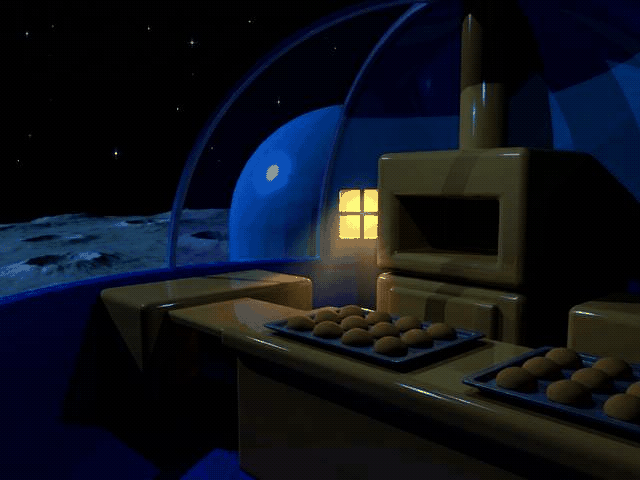
#> input picture assets/unlocked/bg/bakery_nat.png, 640 x 480 px
$ python -i pallock.py   (imports and definitions only)
#> lines starting #> are read from the running program, lines starting #| are printed output that depends on the picture
# tools/art/pallock.py — WP1 palette-lås (c8, 10-11-2026). QC-POLISH-PLAN §2 WP1 / QUALITY-PLAN §3 gate A3 (≤256 farver pr. frame).
#
# Én masterpalette pr. fase (dag / nat): 255 farver + ét transparent indeks (255). Alt spillet tegner fra assets/ i hub og
# opgavescener remappes til den, så en frame holder sig ≤256 farver uden runtime-kvantisering (council afviste runtime).
#   Dag : assets/bg/<navn>.png + assets/sprites/{aliens,helper,helper_chair,bld_*}.png + faste UI-farver (knapper, tekst, flag).
#   Nat : assets/bg/<navn>_nat.png BAGES her fra dag-bg'en med nat-LUT'en (samme formel som nightlut.py: lys 50 %, mætning 50 %,
#         kold drejning) og remappes sammen med assets/sprites/*_nat.png til nat-paletten. Dermed forsvinder darken()-fallbacken
#         (rgba + saturation-composite) og bg-404'erne for *_nat.png.
# Kør EFTER bld.py / aliens.py / helper.py / chair.py / nightlut.py — de skriver friske (ulåste) sprites; dette script låser dem.
# Paletterne gemmes som 16×16-swatches i assets/pal/{dag,nat}.png (dokumentation + ?dev&pal-overlay hvis det nogensinde bygges).
# Ulåste kilder gemmes i assets/unlocked/ (committes). Låste filer bærer PNG-tEXt pallock=1, så scriptet kan køres igen uden drift.
# Brug: ~/Documents/tools/pyimg/bin/python -I tools/art/pallock.py [--dry]      (Pillow; køres fra repo-roden)
import sys, os, glob, shutil
from PIL import Image, ImageEnhance, PngImagePlugin
UNL = 'assets/unlocked'  # ulåste kilder; en låst fil bærer tEXt-chunken pallock=1 og læses aldrig som kilde igen (idempotent)

# [6 lines left out: function source, not called in this run]

DRY = '--dry' in sys.argv
BG_DIR, SPR_DIR, PAL_DIR = 'assets/bg', 'assets/sprites', 'assets/pal'
T = 255  # transparent index
# Faste UI-farver (style.css, hub.js, scene.js, fx.js, dialog.js) — skal ligge i paletten, ellers bliver krom/tekst off-palette.
UI = ['#000000', '#ffffff', '#404040', '#808080', '#f4f1ea', '#5e5a52', '#111111', '#0a246a', '#1b4fb0', '#ffd34a', '#ffd800',
      '#d4d0c8', '#dfe1ea', '#e8e4d8', '#c9c3b3', '#333333', '#2a2d3a', '#2c2f3a', '#3a3d4a', '#ffe9a0', '#ffd21f', '#d02020', '#ffbf2f', '#5a4610', '#2a2824', '#9aa0b4', '#6b7088', '#5a5d6a', '#15171f', '#8d93a8', '#3b4a7a', '#ffd58a', '#6a5a28', '#c9a516', '#e8e4d8']
UI = [tuple(int(h[i:i + 2], 16) for i in (1, 3, 5)) for h in UI]

def nightlut(rgb):
    rgb = ImageEnhance.Color(rgb).enhance(0.5); rgb = ImageEnhance.Brightness(rgb).enhance(0.5)
    r, g, b = rgb.split(); b = b.point(lambda v: min(255, int(v * 1.06 + 6))); r = r.point(lambda v: int(v * 0.96))
    return Image.merge('RGB', (r, g, b))

# [45 lines left out: functions opaque_strip, build_palette, remap, save, not called in this run]

def ncolors(path):
    im = Image.open(path).convert('RGBA'); return len({p for p in im.getdata() if p[3] > 0})

bgs = sorted(p for p in glob.glob(f'{BG_DIR}/*.png') if not p.endswith('_nat.png'))
sprs = sorted(p for p in glob.glob(f'{SPR_DIR}/*.png') if not p.endswith('_nat.png'))
sprs_nat = sorted(glob.glob(f'{SPR_DIR}/*_nat.png'))
# [30 lines not run here, left out]

>>> import cv2
>>> picture = cv2.imread('../../assets/unlocked/bg/bakery_nat.png', cv2.IMREAD_GRAYSCALE)
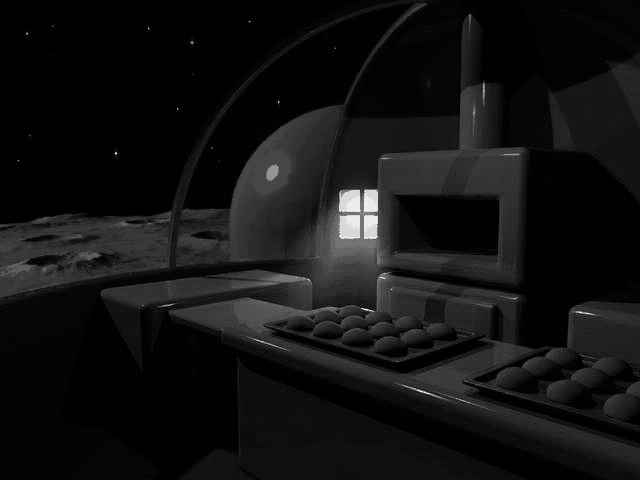
#> picture: shape (480, 640); min 0, max 236, mean 18.2
#> (the run stopped early here; a loop or call above may not have finished)

$ run again, on assets/unlocked/bg/light_nat.png
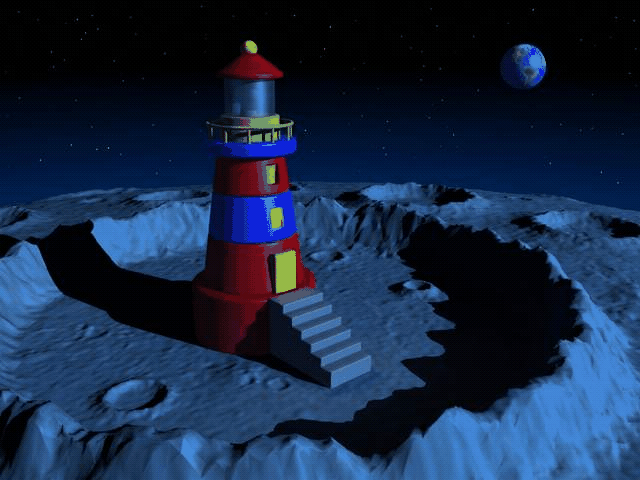
#> input picture assets/unlocked/bg/light_nat.png, 640 x 480 px
#> `picture = cv2.imread('../../assets/unlocked/bg/bakery_nat.png', cv2.IM..`:
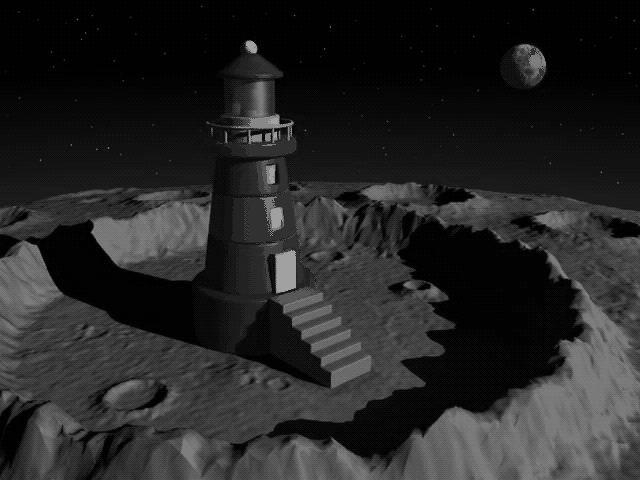
#> picture: shape (480, 640); min 0, max 161, mean 37.6

$ run again, on assets/unlocked/bg/quarry_nat.png
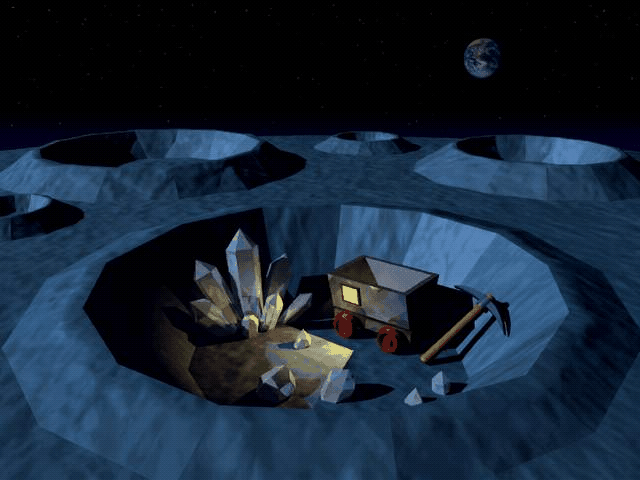
#> input picture assets/unlocked/bg/quarry_nat.png, 640 x 480 px
#> `picture = cv2.imread('../../assets/unlocked/bg/bakery_nat.png', cv2.IM..`:
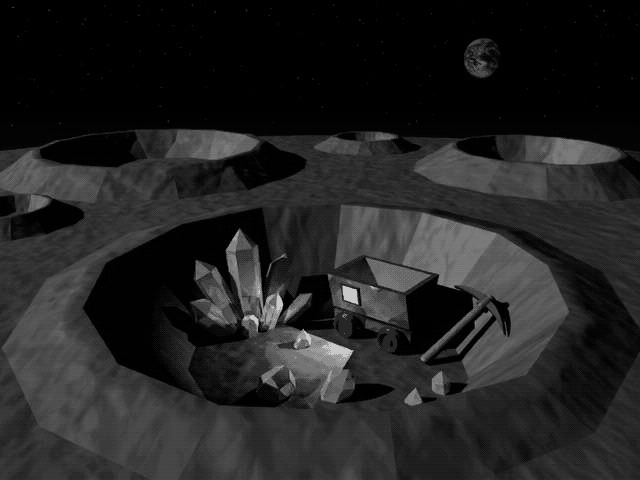
#> picture: shape (480, 640); min 0, max 201, mean 34.8

$ run again, on assets/unlocked/bg/school_nat.png
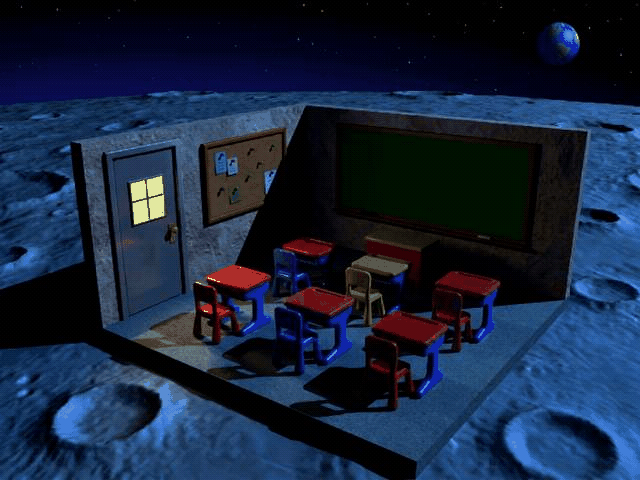
#> input picture assets/unlocked/bg/school_nat.png, 640 x 480 px
#> `picture = cv2.imread('../../assets/unlocked/bg/bakery_nat.png', cv2.IM..`:
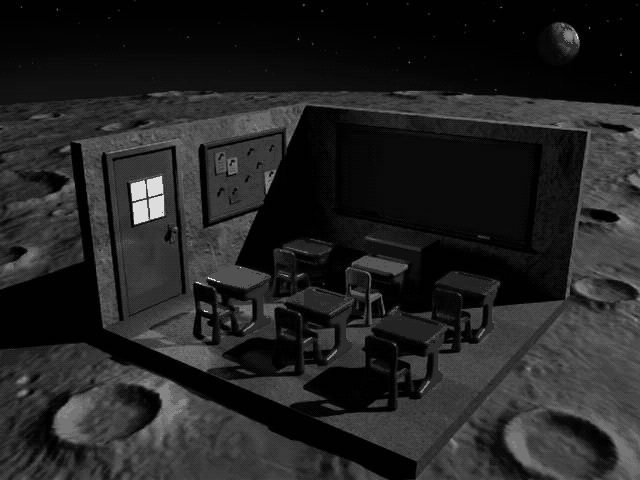
#> picture: shape (480, 640); min 0, max 221, mean 35.2
